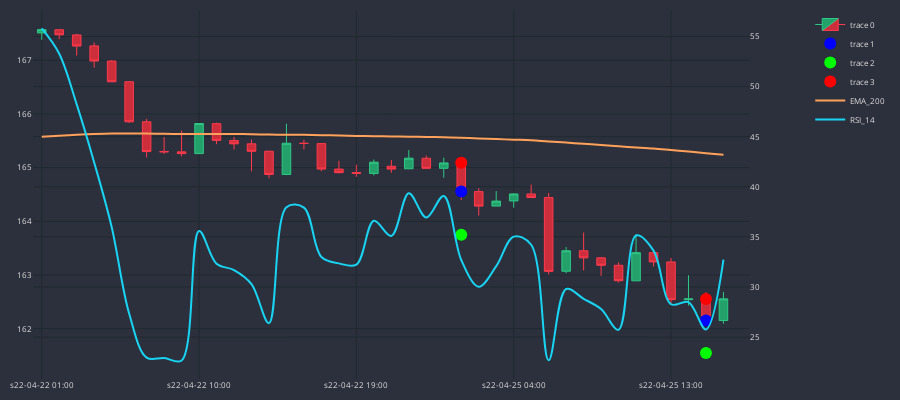

The cell this chart's notebook holds for it:
### Code cell
df_plot = df_slim.iloc[960:1000]
cp = CandlePlot(df_plot, candles=True)

trades = cp.df_plot[df_plot.SIGNAL != NONE]

markers = ['mid_c', 'TP', 'SL']
marker_colors = ['#0000FF', '#00FF00', '#FF0000']

for i in range(3):
    cp.fig.add_trace(go.Scatter(
        x = trades.sTime,
        y = trades[markers[i]],
        mode = 'markers',
        marker=dict(color=marker_colors[i], size=12)
    ))
    
cp.show_plot(line_traces=['EMA_200'], sec_traces=['RSI_14'])
